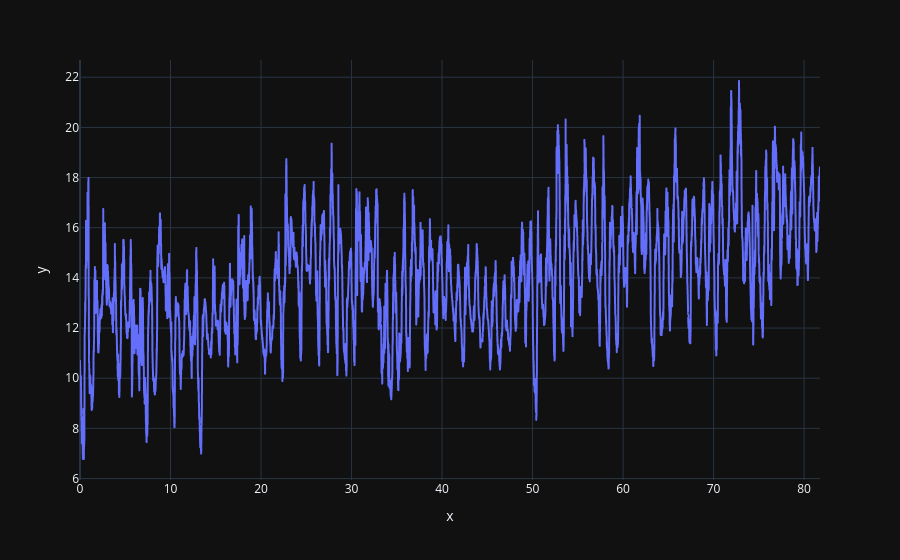

The cell this chart's notebook holds for it:
### Code cell
temp = get_temperatura('ver')
tiempo = np.arange(0, len(temp)/6/24, 1/6/24)
px.line(None, x=tiempo, y=temp)

### Figure 1 — Plotly figure (JSON) as saved in the notebook; plotly's stock layout.template omitted (floating-point values rounded to 4 significant figures; data arrays with more than 128 entries replaced by an {"elided": "..."} marker saying what was removed)
{"data": [{"hovertemplate": "x=%{x}<br>y=%{y}<extra></extra>", "legendgroup": "", "line": {"color": "#636efa", "dash": "solid"}, "marker": {"symbol": "circle"}, "mode": "lines", "name": "", "showlegend": false, "x": {"elided": "11774 float values"}, "xaxis": "x", "y": {"elided": "11774 float values"}, "yaxis": "y", "type": "scattergl"}], "layout": {"xaxis": {"anchor": "y", "domain": [0.0, 1.0], "title": {"text": "x"}}, "yaxis": {"anchor": "x", "domain": [0.0, 1.0], "title": {"text": "y"}}, "legend": {"tracegroupgap": 0}, "margin": {"t": 60}}}
